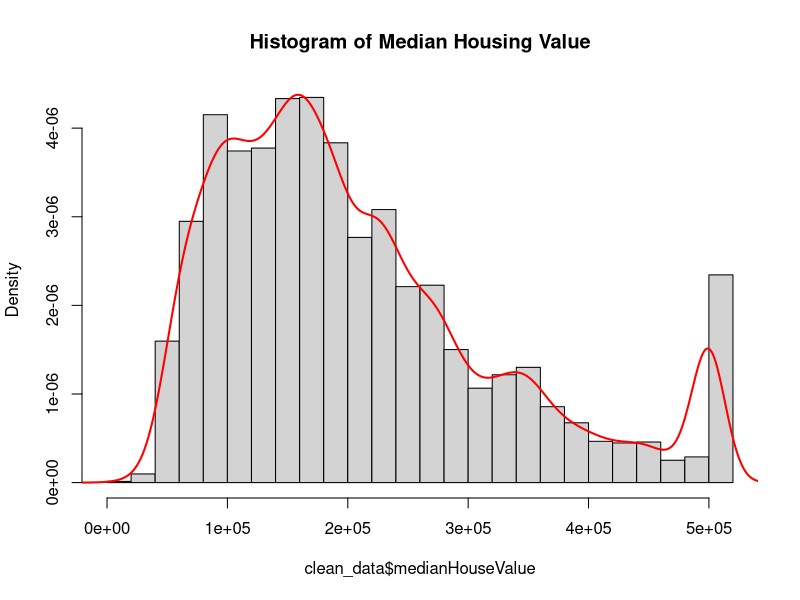
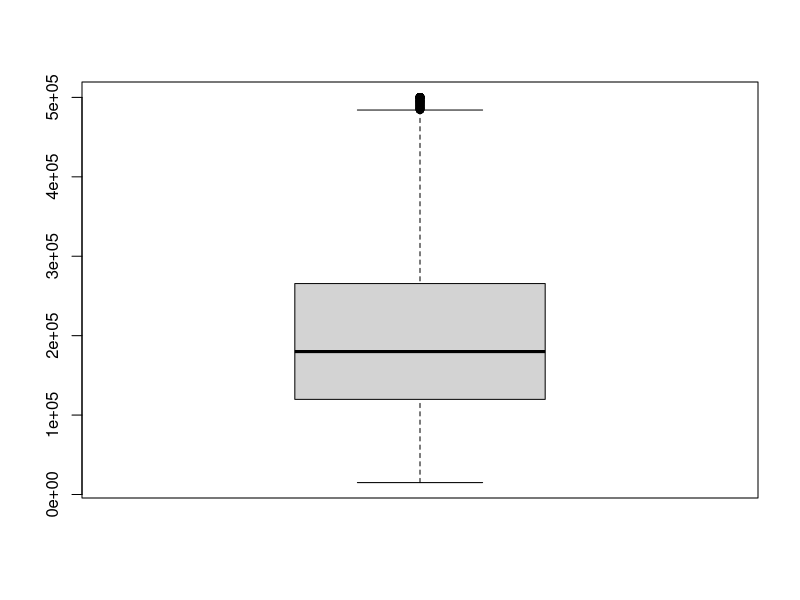
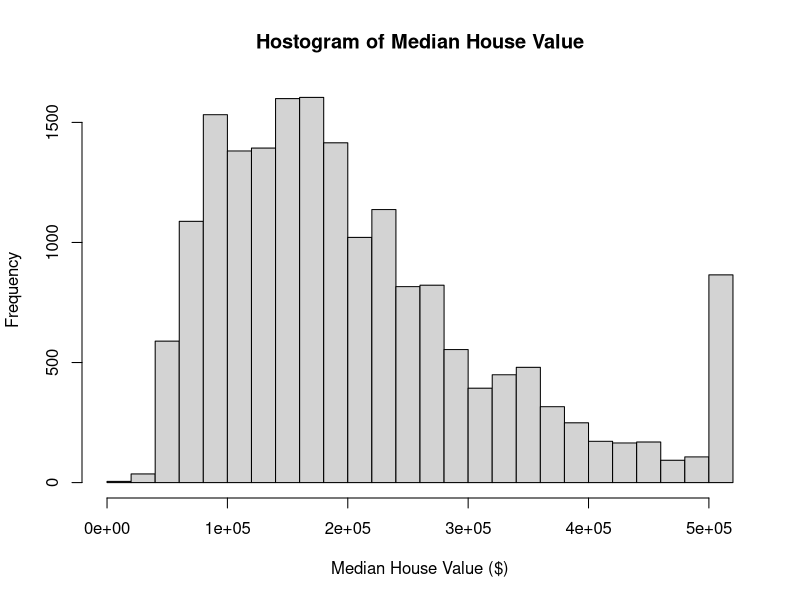
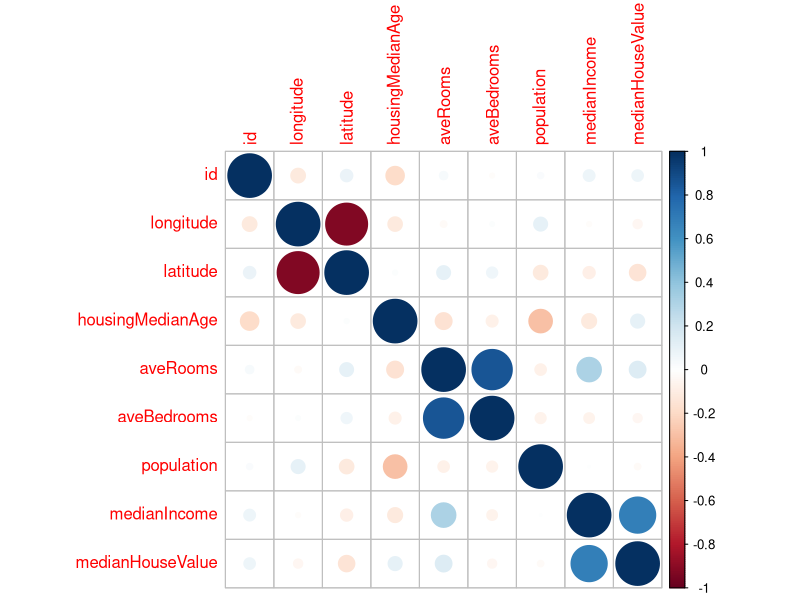
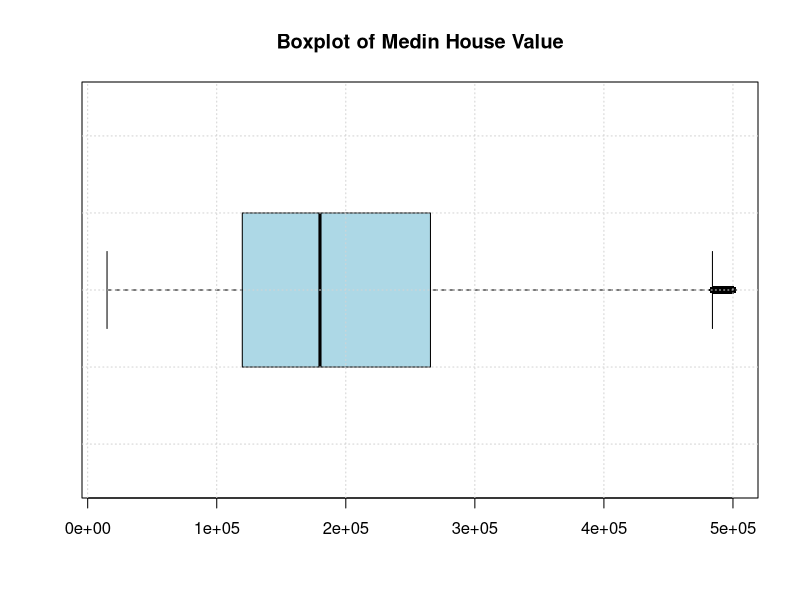
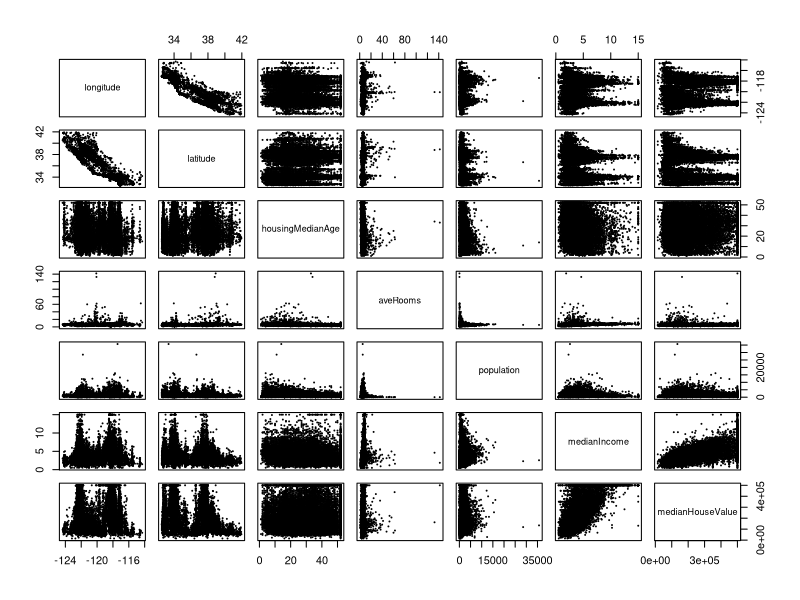
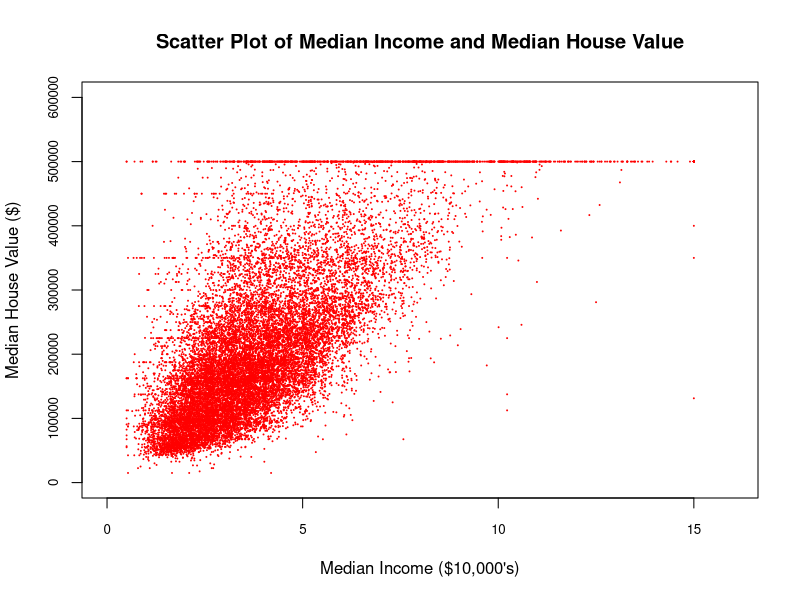
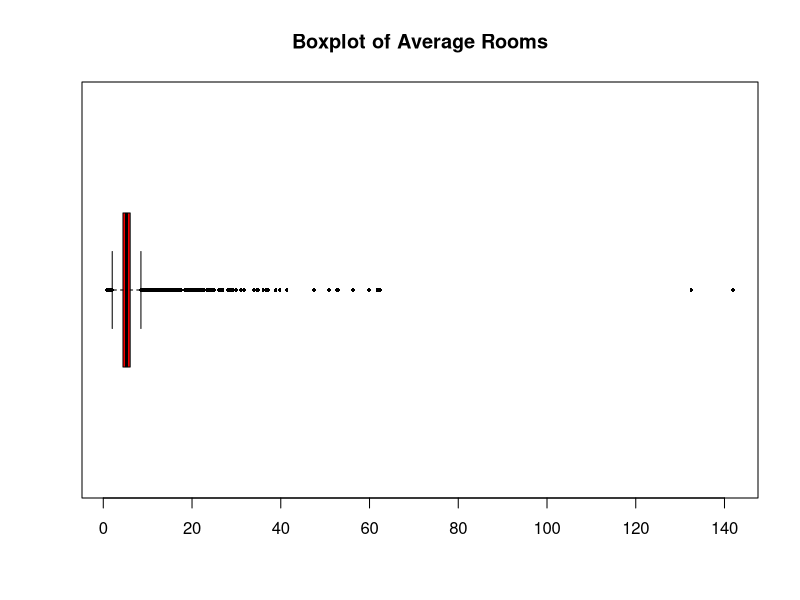

These figures' R source, in order: (Note: this script raises an error after producing the figures.)
## ---- chunk 1
knitr::opts_chunk$set(echo = TRUE)

library(car)
library(dplyr)
library(ggplot2)
library(car)

library(corrplot) # for correlation plot 
library(leaps) # for Best Subset Selection 
## ---- chunk 2
# Load the data 
data <- read.csv("Assignt1_data.csv", header = TRUE)

# Summary Statistics of the Original Data 
str(data) 
head(data)
dim(data) 
summary(data)
## ---- chunk 3
# Clean the data 
colSums(is.na(data))  # Count NAs in each column
# 190 out of 18640 rows with na values in aveBedrooms 
clean_data <- na.omit(data) # remove na rows 

# Summary Stats of the Cleaned Data 
str(clean_data) 
head(clean_data)
dim(clean_data) 
summary(clean_data)
## ---- chunk 4
hist(clean_data$medianHouseValue,
     breaks = 30,
     freq = FALSE,
     main = "Histogram of Median Housing Value")
lines(density(clean_data$medianHouseValue), col = "red", lwd = 2)
boxplot(clean_data$medianHouseValue)

hist(clean_data$medianHouseValue,
     xlab = "Median House Value ($)",
     ylab = "Frequency",
     main = "Hostogram of Median House Value",
     breaks = 25)
## ---- chunk 5
numeric.data <-  clean_data[sapply(clean_data, is.numeric)]
head(numeric.data)
cor_medianHouseValue <- cor(clean_data$medianHouseValue, 
                            clean_data[, c("longitude", 
                                            "latitude", 
                                            "housingMedianAge",
                                            "aveRooms",
                                            "aveBedrooms",
                                            "population",
                                            "medianIncome")])
print(cor_medianHouseValue)
corrplot(cor(clean_data[, sapply(clean_data, is.numeric)]), method = "circle")
## ---- chunk 6
boxplot_medianHouseValue <- boxplot(clean_data$medianHouseValue,
        main = "Boxplot of Medin House Value", 
        outline = TRUE, 
        col = "lightblue", 
        horizontal = TRUE,
        cex = 1, 
        col.out = "red", 
        pch = 16)
grid()

outliers <- boxplot_medianHouseValue$out
num_outliers <- length(outliers) 
print(paste("Number of outliers:", num_outliers))
## ---- chunk 7
# Pairwise scatter plots for numeric variables 
pairs(clean_data[, 
                 c("longitude", 
                   "latitude", 
                   "housingMedianAge", 
                   "aveRooms", 
                   "population", 
                   "medianIncome", 
                   "medianHouseValue")],
      cex = 0.1)

## ---- chunk 8
options(scipen = 999)
plot(clean_data$medianIncome, clean_data$medianHouseValue,
     xlab = "Median Income ($10,000's)", ylab = "Median House Value ($)",
     main = "Scatter Plot of Median Income and Median House Value",
     cex = 0.1,
     col = "red",
     xlim = c(0, 16),
     ylim = c(0, 600000), 
     cex.axis = 0.8)
## ---- chunk 9
boxplot(data$aveRooms, 
        main = "Boxplot of Average Rooms",
        cex = 0.5,
        pch = 16, 
        col = "red",
        horizontal = TRUE)
## ---- chunk 10
ggplot(clean_data, aes(x = clean_data$longitude, y = clean_data$latitude)) + 
  geom_point(aes(color = clean_data$medianHouseValue), size = 0.7) + 
  scale_color_gradient(low = "blue", high = "red", 
                       name = "Median House Value ($)") +
  theme_minimal() + 
  ggtitle("Geospatial Plot of Median Housing Price") + 
  labs(x = "Longitude", y = "Latitude") 

# Longitude represents east-west position (-180: west, 180: east) 
# Latitude represents north-south position  (-90: south, 90:north) 
## ---- chunk 11
ggplot(clean_data, aes(x = clean_data$longitude, y = clean_data$latitude)) + 
  geom_point(aes(color = clean_data$medianIncome), size = 0.7) + 
  scale_color_gradient(low = "blue", high = "red", 
                       name = "Median Income ($10,000's)") +
  theme_minimal() + 
  ggtitle("Geospatial Plot of Median Income ($10,000's)") + 
  labs(x = "Longitude", y = "Latitude") 
## ---- chunk 12
#Do each linear regression separately and view plots
#longitude, clearly non-linear poly?
lm.fit <- lm(medianHouseValue~longitude,data = data) 
summary(lm.fit)
plot(lm.fit)

# latitude, again non-linear poly?
lm.fit <- lm(medianHouseValue~latitude,data = data) 
summary(lm.fit)
plot(lm.fit)
## ---- chunk 13

## ---- chunk 14
## MOST IMPORTANT BITS

#looks way better
#population, issues with leverage, heterscedascity
lm.fit <- lm(medianHouseValue~log(population),data = data) 
summary(lm.fit)
plot(lm.fit)


lm.fit <- lm(medianHouseValue~bedroomsPerRoom,data = data) 
summary(lm.fit)
plot(lm.fit)

lm.fit <- lm(medianHouseValue~aveBedroomsPerRoom,data = data) 
summary(lm.fit)
plot(lm.fit)
## ---- chunk 15
fit1 <- lm(clean_data$medianHouseValue ~. - id, data = clean_data) 
summary(fit1)
## ---- chunk 16
par(mfrow = c(2,2))
plot(fit1, cex = 0.1)
## ---- chunk 17
par(mfrow = c(1, 1)) 
options(scipen = 999) 
plot(fit1, which = 1, cex = 0.2, pch = 16, cex.axis = 0.6,
     main = "Residual Plot (Residual vs Fitted) of Fit1 (using all Predictors)") 
## ---- chunk 18
plot(fit1, which = 2, cex = 0.2, pch = 16, cex.axis = 0.8,
     main = "(Normal) QQ Plot of Fit1 (using all Predictors)") 
## ---- chunk 19
residuals_fit1 <- residuals(fit1)
stdresiduals_fit1 <- rstandard(fit1)
outlier_row_number <- which(abs(stdresiduals_fit1) > 3)

length(outlier_row_number) # gives how many outliers are there 
## ---- chunk 20
leverage_values <- hatvalues(fit1)

p_lvg <- length(coef(fit1)) 
n_lvg <- nrow(clean_data) 
threshold_lvg <- (p_lvg + 1) / n_lvg

highlvg_row_number <- which(leverage_values > threshold_lvg)
# highlvg_row_number 
length(highlvg_row_number)

plot(leverage_values, type = "h", col = "blue")
abline(h = 2 * mean(leverage_values), col = "red")
## ---- chunk 21
vif(fit1)
## ---- chunk 22
fit2 <- lm(clean_data$medianHouseValue ~. - id - population, data = clean_data) 
summary(fit2) 
# no obvious changes here in terms of t and F test results, Std Error and Estimate 
## ---- chunk 23
fit3 <- lm(clean_data$medianHouseValue ~. - id - population - longitude, 
           data = clean_data) 
summary(fit3) 
# Latitude become insiginificant this time - try interaction 
## ---- chunk 24
fit4 <- lm(clean_data$medianHouseValue ~. + longitude:latitude - id - population, 
           data = clean_data) 
summary(fit4) 
## ---- chunk 25
fit5 <- lm(clean_data$medianHouseValue ~. + longitude:latitude - id - population - aveBedrooms, 
           data = clean_data) 
summary(fit5) 
## ---- chunk 26
fit6 <- lm(clean_data$medianHouseValue ~. + longitude:latitude + aveRooms:aveBedrooms - id - population, 
           data = clean_data) 
summary(fit6) 
## ---- chunk 27
fit7 <- lm(log(medianHouseValue) ~ .
           + longitude:latitude + aveRooms:aveBedrooms - id - population, 
           data = clean_data)
summary(fit7)
## ---- chunk 28
lm_3var <- regsubsets(clean_data$medianHouseValue ~ ., 
                         data = clean_data, 
                         nvmax = 3)
coef(lm_3var, id = 3)
